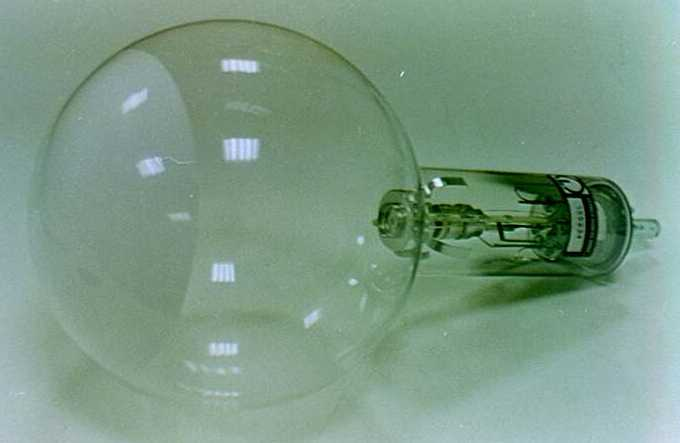
#> input picture 4. Diffrazione degli Elettroni/IMG1.JPG, 680 x 443 px
$ python _annot_fig12.py '../4. Diffrazione degli Elettroni/IMG1.JPG' '../4. Diffrazione degli Elettroni/IMG3.JPG'
#> lines starting #> are read from the running program, lines starting #| are printed output that depends on the picture
"""Annotate the Millikan Fig.12 photo (APPARA~1.jpg) with the original labels
(Microscopio / Lampada / Nebulizzatore) placed in a margin with arrows pointing
to each component, mirroring the scanned original.
Usage: python tools/_annot_fig12.py <in.jpg> <out.jpg>
"""
import sys
from PIL import Image, ImageDraw, ImageFont

src, out = sys.argv[1], sys.argv[2]
photo = Image.open(src).convert("RGB")
#> photo is the input picture: PIL image 680x443 RGB; mean R, G, B 124, 153.5, 134.1
pw, ph = photo.size
#> pw = 680; ph = 443

L, T, R, B = 118, 58, 34, 58            # margins
W, H = L + pw + R, T + ph + B
#> W = 832; H = 559
# sample background colour from photo top-left corner
bg = photo.crop((0, 0, 8, 8)).resize((1, 1)).getpixel((0, 0))
#> bg = (143, 165, 162)
canvas = Image.new("RGB", (W, H), bg)
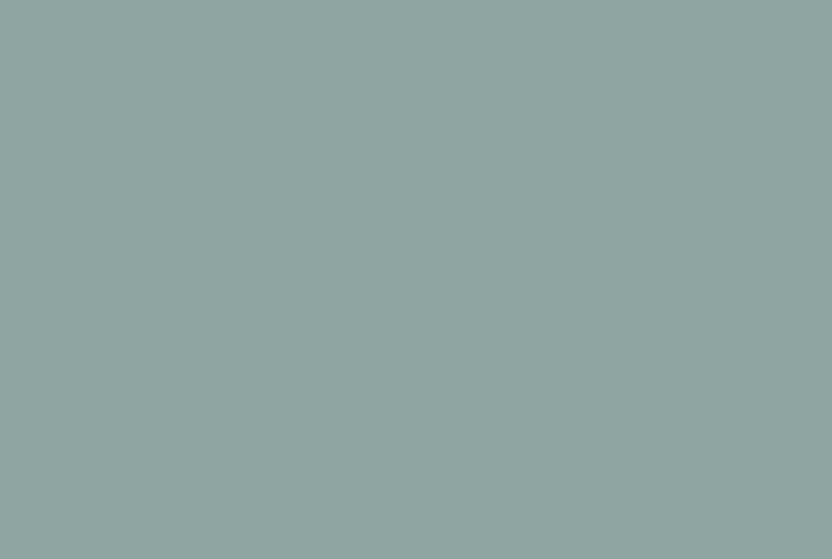
#> canvas: PIL image 832x559 RGB; mean R, G, B 143, 165, 162
canvas.paste(photo, (L, T))
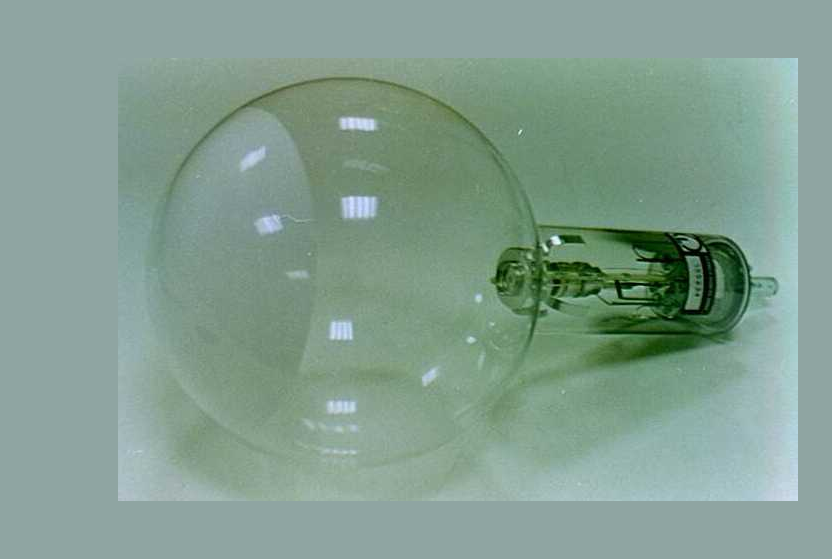
#> canvas: PIL image 832x559 RGB; mean R, G, B 130.7, 157.5, 143.9
dr = ImageDraw.Draw(canvas)

def font(sz):
#> called with sz = 23
    for p in [r"C:\Windows\Fonts\arialbd.ttf", r"C:\Windows\Fonts\Arialbd.ttf",
              r"C:\Windows\Fonts\arial.ttf"]:
        try:
            return ImageFont.truetype(p, sz)
        except Exception:
            pass
    return ImageFont.load_default()

F = font(23)
ink = (20, 20, 20)

def arrow(p0, p1, w=3):
#> called with p0 = (120, 40), p1 = (164, 128), w = 3
    dr.line([p0, p1], fill=ink, width=w)
    import math
    ang = math.atan2(p1[1] - p0[1], p1[0] - p0[0])
    for da in (-0.45, 0.45):
        hx = p1[0] - 15 * math.cos(ang + da)
        hy = p1[1] - 15 * math.sin(ang + da)
        dr.line([(hx, hy), p1], fill=ink, width=w)

def label(text, xy):
    dr.text(xy, text, fill=ink, font=F)

# photo-space feature points -> canvas coords (offset by L,T)
def C(px, py):
    return (L + px, T + py)

# Microscopio (eyepiece far left) — label top-left margin
label("Microscopio", (6, 20))
arrow((120, 40), C(46, 70))
# Lampada (black box right) — label top-right margin
label("Lampada", (past := W - 150, 20))
arrow((W - 92, 42), C(pw - 120, 40))
# Nebulizzatore (glowing bulb centre-right) — label bottom-right margin
label("Nebulizzatore", (W - 210, H - 34))
arrow((W - 150, H - 30), C(pw - 235, ph - 150))

canvas.save(out, quality=92)
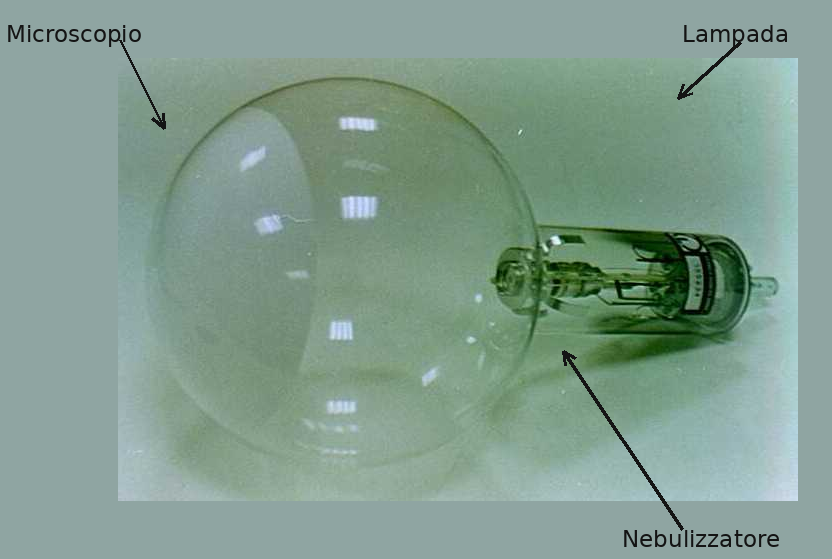
#> saved as IMG3.JPG: PIL image 832x559 RGB; mean R, G, B 129.8, 156.4, 142.9
print("saved", out, canvas.size, "bg", bg)
#| saved ../4. Diffrazione degli Elettroni/IMG3.JPG (832, 559) bg (143, 165, 162)
